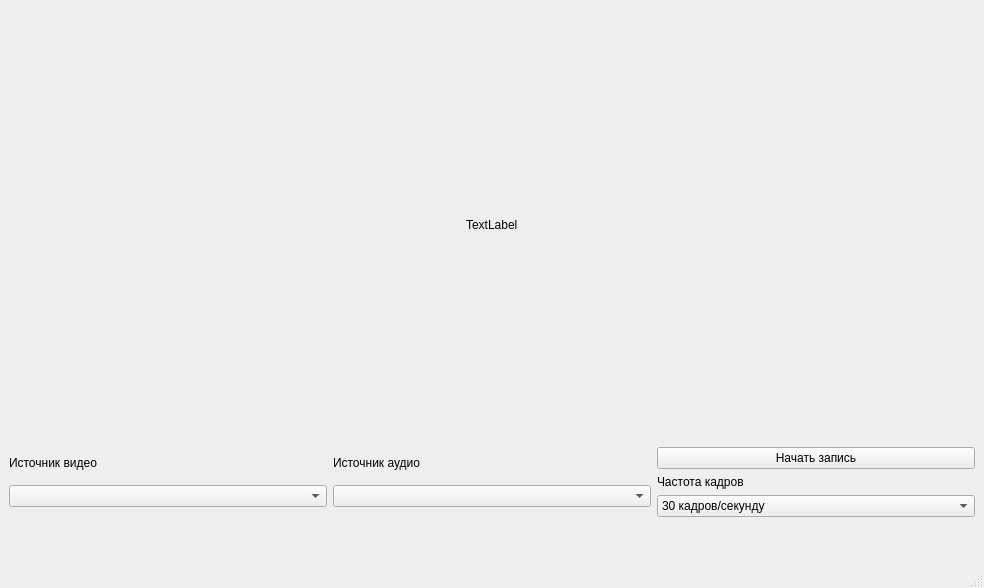
<?xml version="1.0" encoding="UTF-8"?>
<ui version="4.0">
 <class>MainWindow</class>
 <widget class="QMainWindow" name="MainWindow">
  <property name="geometry">
   <rect>
    <x>0</x>
    <y>0</y>
    <width>984</width>
    <height>588</height>
   </rect>
  </property>
  <property name="windowTitle">
   <string>MainWindow</string>
  </property>
  <widget class="QWidget" name="centralwidget">
   <layout class="QGridLayout" name="gridLayout_5">
    <item row="1" column="1">
     <layout class="QGridLayout" name="gridLayout">
      <item row="0" column="0">
       <widget class="QLabel" name="label_4">
        <property name="sizePolicy">
         <sizepolicy hsizetype="Preferred" vsizetype="Fixed">
          <horstretch>0</horstretch>
          <verstretch>0</verstretch>
         </sizepolicy>
        </property>
        <property name="text">
         <string>Источник аудио</string>
        </property>
       </widget>
      </item>
      <item row="1" column="0">
       <widget class="QComboBox" name="comboBox_3">
        <property name="sizePolicy">
         <sizepolicy hsizetype="Preferred" vsizetype="Fixed">
          <horstretch>0</horstretch>
          <verstretch>0</verstretch>
         </sizepolicy>
        </property>
       </widget>
      </item>
      <item row="2" column="0">
       <spacer name="verticalSpacer_2">
        <property name="orientation">
         <enum>Qt::Vertical</enum>
        </property>
        <property name="sizeType">
         <enum>QSizePolicy::Minimum</enum>
        </property>
        <property name="sizeHint" stdset="0">
         <size>
          <width>20</width>
          <height>40</height>
         </size>
        </property>
       </spacer>
      </item>
     </layout>
    </item>
    <item row="1" column="0">
     <layout class="QGridLayout" name="gridLayout_4">
      <item row="0" column="0">
       <widget class="QLabel" name="label_3">
        <property name="sizePolicy">
         <sizepolicy hsizetype="Preferred" vsizetype="Fixed">
          <horstretch>0</horstretch>
          <verstretch>0</verstretch>
         </sizepolicy>
        </property>
        <property name="text">
         <string>Источник видео</string>
        </property>
       </widget>
      </item>
      <item row="1" column="0">
       <widget class="QComboBox" name="comboBox_2">
        <property name="sizePolicy">
         <sizepolicy hsizetype="Preferred" vsizetype="Fixed">
          <horstretch>0</horstretch>
          <verstretch>0</verstretch>
         </sizepolicy>
        </property>
       </widget>
      </item>
      <item row="2" column="0">
       <spacer name="verticalSpacer">
        <property name="orientation">
         <enum>Qt::Vertical</enum>
        </property>
        <property name="sizeType">
         <enum>QSizePolicy::Minimum</enum>
        </property>
        <property name="sizeHint" stdset="0">
         <size>
          <width>20</width>
          <height>40</height>
         </size>
        </property>
       </spacer>
      </item>
     </layout>
    </item>
    <item row="0" column="0" colspan="3">
     <layout class="QGridLayout" name="gridLayout_3">
      <item row="0" column="0">
       <spacer name="horizontalSpacer">
        <property name="orientation">
         <enum>Qt::Horizontal</enum>
        </property>
        <property name="sizeHint" stdset="0">
         <size>
          <width>40</width>
          <height>20</height>
         </size>
        </property>
       </spacer>
      </item>
      <item row="0" column="1">
       <widget class="QLabel" name="label">
        <property name="sizePolicy">
         <sizepolicy hsizetype="Fixed" vsizetype="Expanding">
          <horstretch>0</horstretch>
          <verstretch>0</verstretch>
         </sizepolicy>
        </property>
        <property name="text">
         <string>TextLabel</string>
        </property>
       </widget>
      </item>
      <item row="0" column="2">
       <spacer name="horizontalSpacer_2">
        <property name="orientation">
         <enum>Qt::Horizontal</enum>
        </property>
        <property name="sizeHint" stdset="0">
         <size>
          <width>40</width>
          <height>20</height>
         </size>
        </property>
       </spacer>
      </item>
     </layout>
    </item>
    <item row="1" column="2">
     <layout class="QGridLayout" name="gridLayout_2">
      <item row="2" column="0">
       <widget class="QPushButton" name="pushButton">
        <property name="sizePolicy">
         <sizepolicy hsizetype="Minimum" vsizetype="Fixed">
          <horstretch>0</horstretch>
          <verstretch>0</verstretch>
         </sizepolicy>
        </property>
        <property name="text">
         <string>Начать запись</string>
        </property>
       </widget>
      </item>
      <item row="4" column="0">
       <widget class="QComboBox" name="comboBox">
        <property name="sizePolicy">
         <sizepolicy hsizetype="Preferred" vsizetype="Fixed">
          <horstretch>0</horstretch>
          <verstretch>0</verstretch>
         </sizepolicy>
        </property>
        <item>
         <property name="text">
          <string>30 кадров/секунду</string>
         </property>
        </item>
        <item>
         <property name="text">
          <string>60 кадров/секунду</string>
         </property>
        </item>
       </widget>
      </item>
      <item row="5" column="0">
       <spacer name="verticalSpacer_3">
        <property name="orientation">
         <enum>Qt::Vertical</enum>
        </property>
        <property name="sizeType">
         <enum>QSizePolicy::Minimum</enum>
        </property>
        <property name="sizeHint" stdset="0">
         <size>
          <width>20</width>
          <height>40</height>
         </size>
        </property>
       </spacer>
      </item>
      <item row="3" column="0">
       <widget class="QLabel" name="label_2">
        <property name="sizePolicy">
         <sizepolicy hsizetype="Preferred" vsizetype="Fixed">
          <horstretch>0</horstretch>
          <verstretch>0</verstretch>
         </sizepolicy>
        </property>
        <property name="text">
         <string>Частота кадров</string>
        </property>
       </widget>
      </item>
     </layout>
    </item>
   </layout>
  </widget>
  <widget class="QMenuBar" name="menubar">
   <property name="geometry">
    <rect>
     <x>0</x>
     <y>0</y>
     <width>984</width>
     <height>22</height>
    </rect>
   </property>
  </widget>
  <widget class="QStatusBar" name="statusbar"/>
 </widget>
 <resources/>
 <connections/>
</ui>
